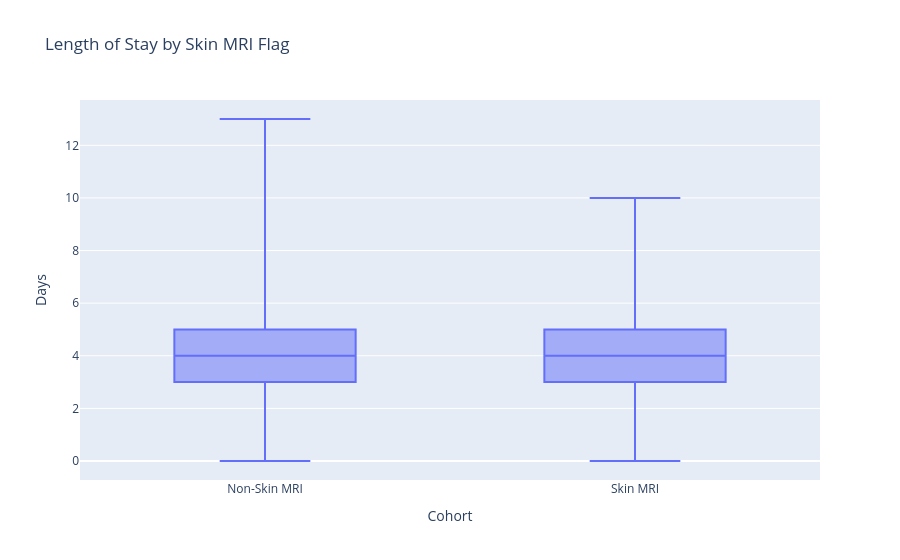

Notebook source saved alongside this figure:
### Markdown cell above
## 2) Length of Stay by Skin MRI flag (box plot)

We compare **LOS** distributions between encounters **with** Skin MRI vs **without**.

### Code cell
# Prepare tidy data for box plot
dad_plot = dad.copy()
dad_plot["SkinMRI"] = np.where(dad_plot["SkinMRI_flag"]==1, "Skin MRI", "Non-Skin MRI")

fig2 = px.box(
    dad_plot,
    x="SkinMRI",
    y="LOS_calc",
    points=False,
    title="Length of Stay by Skin MRI Flag"
)
fig2.update_layout(yaxis_title="Days", xaxis_title="Cohort")
fig2.show()

pio.write_html(fig2, file=str(OUT_I / "los_by_skin_mri.html"), auto_open=False, include_plotlyjs="cdn")

### Figure 1 — Plotly figure (JSON) as saved in the notebook; plotly's stock layout.template omitted (floating-point values rounded to 4 significant figures; data arrays with more than 128 entries replaced by an {"elided": "..."} marker saying what was removed)
{"data": [{"alignmentgroup": "True", "boxpoints": false, "hovertemplate": "SkinMRI=%{x}<br>LOS_calc=%{y}<extra></extra>", "legendgroup": "", "marker": {"color": "#636efa"}, "name": "", "notched": false, "offsetgroup": "", "orientation": "v", "showlegend": false, "type": "box", "x": {"elided": "12000 str values"}, "x0": " ", "xaxis": "x", "y": {"elided": "12000 int values"}, "y0": " ", "yaxis": "y"}], "layout": {"boxmode": "group", "legend": {"tracegroupgap": 0}, "title": {"text": "Length of Stay by Skin MRI Flag"}, "xaxis": {"anchor": "y", "domain": [0, 1], "title": {"text": "Cohort"}}, "yaxis": {"anchor": "x", "domain": [0, 1], "title": {"text": "Days"}}}}
